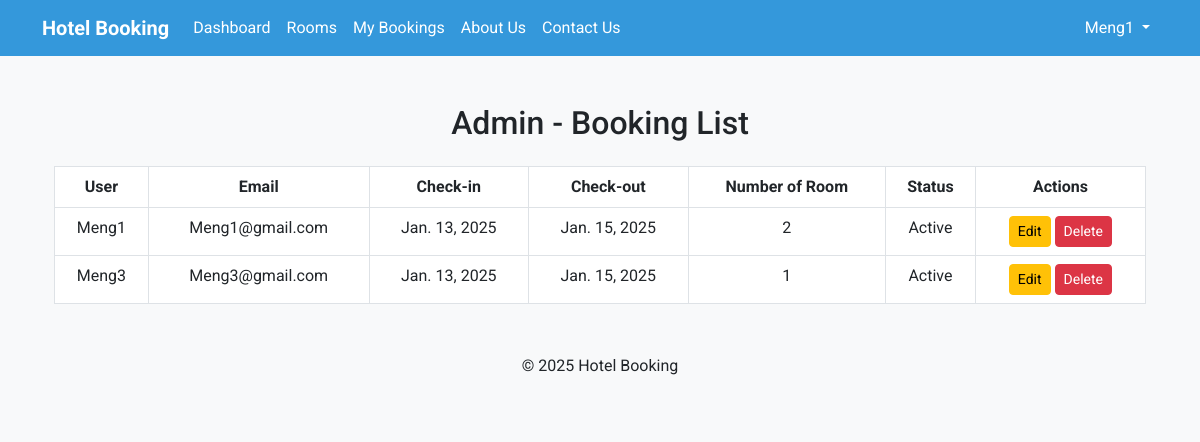
The app's page /admin-bookings/ (signed in), older data.
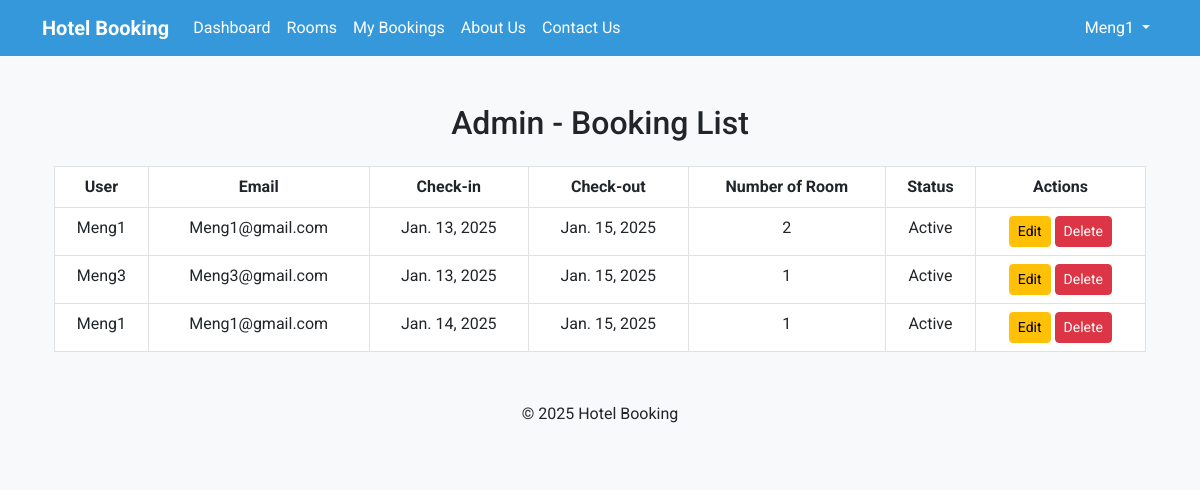
The same page, newer data.
### bookings/models.py (models this page shows, shortened)
class Booking(models.Model):
    user = models.ForeignKey(User, on_delete=models.CASCADE)
    room = models.ForeignKey(Room, on_delete=models.CASCADE)
    check_in = models.DateField()
    check_out = models.DateField()
    rooms_booked = models.PositiveIntegerField(default=1)

### bookings/views.py (the view)
# urls.py: path('admin-bookings/', views.admin_booking_list, name='admin_booking_list'),
@login_required
def admin_booking_list(request):
    bookings = Booking.objects.select_related('room', 'user').all()
    return render(request, 'bookings/admin_booking_list.html', {'bookings': bookings})

### bookings/templates/bookings/admin_booking_list.html (shortened to what this page needs)
{% extends 'bookings/main.html' %}
{% block content %}
<div class="container mt-5">
    <h2 class="text-center mb-4">Admin - Booking List</h2>
    <table class="table table-bordered text-center">
        <thead>
            <tr>
                <th>User</th>
                <th>Email</th>
                <th>Check-in</th>
                <th>Check-out</th>
                <th>Number of Room</th>
                <th>Status</th>
                <th>Actions</th>
            </tr>
        </thead>
        <tbody>
            {% for booking in bookings %}
            <tr>
                <td>{{ booking.user }}</td>
                <td>{{ booking.user.email }}</td>
                <td>{{ booking.check_in }}</td>
                <td>{{ booking.check_out }}</td>
                <td>{{ booking.rooms_booked }}</td>
                <td>
                    {% if booking.check_out < today %} Complete {% else %} Active {% endif %} </td>
                <td>
                    <a class="btn btn-warning btn-sm" href="{% url 'update_booking_admin' booking.id %}">Edit</a>
                    <a class="btn btn-danger btn-sm" href="{% url 'delete_booking_admin' booking.id %}">Delete</a>
                </td>
            </tr>
            {% empty %}
            <tr>
                <td colspan="8" class="text-center">No bookings available.</td>
            </tr>
            {% endfor %}
        </tbody>
    </table>
</div>
{% endblock %}

Row changes from the older to the newer data that the page shows:
added Booking: user "Meng1", user.email "Meng1@gmail.com", check_in "Jan. 14, 2025", check_out "Jan. 15, 2025", rooms_booked "1", shows "Active"
